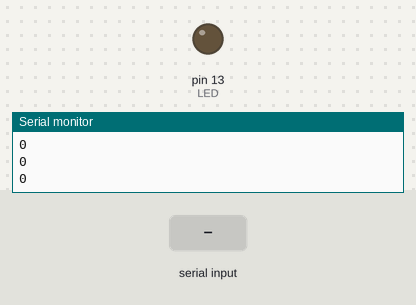
The sketch below on a simulated Arduino Uno, built with avr-gcc and run on an emulated ATmega328P. Parts: output pins drawn as LEDs (lit = HIGH), the last lines printed to the serial monitor. Dashed ring = blinking. The inputs (shaded band) are chosen by the test bench.

Above: at 1.2 s.
1.3 s: "90,45\n" received over Serial
At 1.7 s:
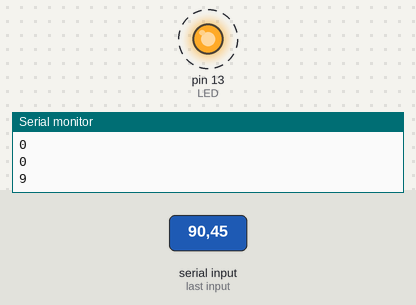
Timing chart, 0 to 10.3 s (numbered marks = the images above; inputs shaded):
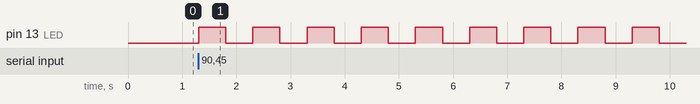

Measured:
- after the input at 1.3 s, pin 13 (LED): alternates HIGH for 0.50 s and LOW for 0.50 s, starting at once

The sketch:

Serial_Receive.ino
```cpp
int LED = 13;
int LED_Blink = 0;

void setup(){
  Serial.begin(9600);
  pinMode(LED, OUTPUT);
  digitalWrite(LED, LOW);
}

void loop(){

  char Data_Received;

  if(Serial.available() > 0){

    Data_Received = Serial.read();

    LED_Blink = int(Data_Received);
    LED_Blink = LED_Blink - 48;
  }else{
    LED_Blink = 0;
  }

  Blink_LED(LED_Blink);
}

void Blink_LED(int times){

  Serial.println(times);

  while(times > 0){
    digitalWrite(LED, HIGH);
    delay(500);
    digitalWrite(LED, LOW);
    delay(500);
    times--;
  }
}
```
